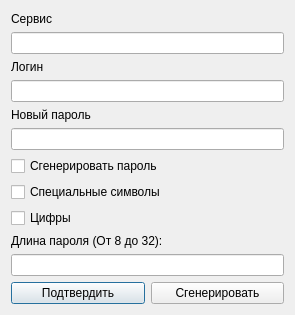
<?xml version="1.0" encoding="UTF-8"?>
<ui version="4.0">
 <class>Dialog</class>
 <widget class="QDialog" name="Dialog">
  <property name="geometry">
   <rect>
    <x>0</x>
    <y>0</y>
    <width>295</width>
    <height>315</height>
   </rect>
  </property>
  <property name="windowTitle">
   <string>Введите данные</string>
  </property>
  <layout class="QGridLayout" name="gridLayout_2">
   <item row="2" column="0">
    <layout class="QVBoxLayout" name="verticalLayout_2">
     <item>
      <widget class="QCheckBox" name="generateUpdatePasswordCheckBox">
       <property name="text">
        <string>Сгенерировать пароль</string>
       </property>
      </widget>
     </item>
     <item>
      <widget class="QCheckBox" name="specialSymbolsUpdateCheckBox">
       <property name="text">
        <string>Специальные символы</string>
       </property>
      </widget>
     </item>
     <item>
      <widget class="QCheckBox" name="numbersUpdateCheckBox">
       <property name="text">
        <string>Цифры</string>
       </property>
      </widget>
     </item>
     <item>
      <widget class="QLabel" name="lengthUpdatePasswordLabel">
       <property name="text">
        <string>Длина пароля (От 8 до 32):</string>
       </property>
      </widget>
     </item>
     <item>
      <widget class="QLineEdit" name="lengthUpdatePasswordLine"/>
     </item>
    </layout>
   </item>
   <item row="3" column="0">
    <layout class="QHBoxLayout" name="horizontalLayout">
     <item>
      <widget class="QPushButton" name="commitUpdateButton">
       <property name="text">
        <string>Подтвердить</string>
       </property>
      </widget>
     </item>
     <item>
      <widget class="QPushButton" name="generateUpdateButton">
       <property name="text">
        <string>Сгенерировать</string>
       </property>
      </widget>
     </item>
    </layout>
   </item>
   <item row="1" column="0">
    <layout class="QVBoxLayout" name="verticalLayout">
     <item>
      <widget class="QLabel" name="label">
       <property name="text">
        <string>Сервис</string>
       </property>
      </widget>
     </item>
     <item>
      <widget class="QLineEdit" name="serviceUpdateLine"/>
     </item>
     <item>
      <widget class="QLabel" name="label_2">
       <property name="text">
        <string>Логин</string>
       </property>
      </widget>
     </item>
     <item>
      <widget class="QLineEdit" name="loginUpdateLine"/>
     </item>
     <item>
      <widget class="QLabel" name="label_3">
       <property name="text">
        <string>Новый пароль</string>
       </property>
      </widget>
     </item>
     <item>
      <widget class="QLineEdit" name="passwordUpdateLine"/>
     </item>
    </layout>
   </item>
   <item row="0" column="0">
    <spacer name="verticalSpacer">
     <property name="orientation">
      <enum>Qt::Vertical</enum>
     </property>
     <property name="sizeHint" stdset="0">
      <size>
       <width>20</width>
       <height>40</height>
      </size>
     </property>
    </spacer>
   </item>
  </layout>
 </widget>
 <resources/>
 <connections/>
</ui>
